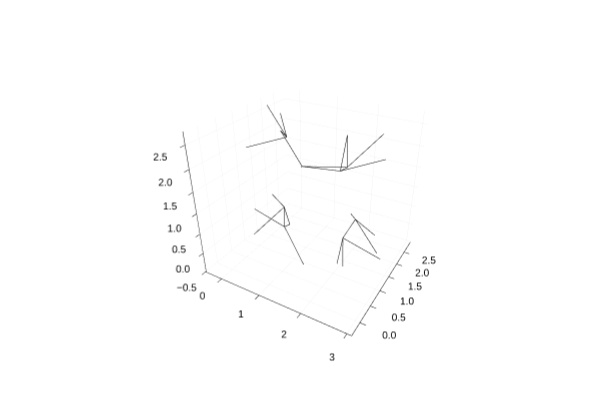

This figure's notebook cell:
### Markdown cell above
Let's visualize the network again.

### Code cell
plot = NG.plot_spatial_network_2(spatial_network)

display(plot)

### Figure 1 — Plotly figure (JSON) as saved in the notebook; plotly's stock layout.template omitted (floating-point values rounded to 4 significant figures)
{"data": [{"colorbar": {"len": 0.9525, "title": "", "x": 0.9934, "y": 0.5139}, "legendgroup": "y1", "line": {"color": "rgba(0, 0, 0, 1.000)", "dash": "solid", "shape": "linear", "width": 1}, "mode": "lines", "name": "y1", "scene": "scene", "showlegend": false, "type": "scatter3d", "x": [2.008, 2.118], "xaxis": "x", "y": [2.041, 1.173], "yaxis": "y", "z": [0.3012, 0.3641], "zaxis": "z"}, {"colorbar": {"len": 0.9525, "title": "", "x": 0.9934, "y": 0.5139}, "legendgroup": "y2", "line": {"color": "rgba(0, 0, 0, 1.000)", "dash": "solid", "shape": "linear", "width": 1}, "mode": "lines", "name": "y2", "scene": "scene", "showlegend": false, "type": "scatter3d", "x": [2.008, 2.68], "xaxis": "x", "y": [2.041, 1.788], "yaxis": "y", "z": [0.3012, -0.2428], "zaxis": "z"}, {"colorbar": {"len": 0.9525, "title": "", "x": 0.9934, "y": 0.5139}, "legendgroup": "y3", "line": {"color": "rgba(0, 0, 0, 1.000)", "dash": "solid", "shape": "linear", "width": 1}, "mode": "lines", "name": "y3", "scene": "scene", "showlegend": false, "type": "scatter3d", "x": [2.008, 1.523], "xaxis": "x", "y": [2.041, 2.858], "yaxis": "y", "z": [0.3012, -0.1509], "zaxis": "z"}, {"colorbar": {"len": 0.9525, "title": "", "x": 0.9934, "y": 0.5139}, "legendgroup": "y4", "line": {"color": "rgba(0, 0, 0, 1.000)", "dash": "solid", "shape": "linear", "width": 1}, "mode": "lines", "name": "y4", "scene": "scene", "showlegend": false, "type": "scatter3d", "x": [2.008, 2.659], "xaxis": "x", "y": [2.041, 1.613], "yaxis": "y", "z": [0.3012, 0.3496], "zaxis": "z"}, {"colorbar": {"len": 0.9525, "title": "", "x": 0.9934, "y": 0.5139}, "legendgroup": "y5", "line": {"color": "rgba(0, 0, 0, 1.000)", "dash": "solid", "shape": "linear", "width": 1}, "mode": "lines", "name": "y5", "scene": "scene", "showlegend": false, "type": "scatter3d", "x": [2.118, 2.284], "xaxis": "x", "y": [1.173, 0.8721], "yaxis": "y", "z": [0.3641, -0.1216], "zaxis": "z"}, {"colorbar": {"len": 0.9525, "title": "", "x": 0.9934, "y": 0.5139}, "legendgroup": "y6", "line": {"color": "rgba(0, 0, 0, 1.000)", "dash": "solid", "shape": "linear", "width": 1}, "mode": "lines", "name": "y6", "scene": "scene", "showlegend": false, "type": "scatter3d", "x": [2.118, 2.998], "xaxis": "x", "y": [1.173, 1.103], "yaxis": "y", "z": [0.3641, 0.2001], "zaxis": "z"}, {"colorbar": {"len": 0.9525, "title": "", "x": 0.9934, "y": 0.5139}, "legendgroup": "y7", "line": {"color": "rgba(0, 0, 0, 1.000)", "dash": "solid", "shape": "linear", "width": 1}, "mode": "lines", "name": "y7", "scene": "scene", "showlegend": false, "type": "scatter3d", "x": [2.118, 1.974], "xaxis": "x", "y": [1.173, 1.231], "yaxis": "y", "z": [0.3641, -0.4307], "zaxis": "z"}, {"colorbar": {"len": 0.9525, "title": "", "x": 0.9934, "y": 0.5139}, "legendgroup": "y8", "line": {"color": "rgba(0, 0, 0, 1.000)", "dash": "solid", "shape": "linear", "width": 1}, "mode": "lines", "name": "y8", "scene": "scene", "showlegend": false, "type": "scatter3d", "x": [0.3705, -0.301], "xaxis": "x", "y": [1.788, 2.041], "yaxis": "y", "z": [2.067, 2.611], "zaxis": "z"}, {"colorbar": {"len": 0.9525, "title": "", "x": 0.9934, "y": 0.5139}, "legendgroup": "y9", "line": {"color": "rgba(0, 0, 0, 1.000)", "dash": "solid", "shape": "linear", "width": 1}, "mode": "lines", "name": "y9", "scene": "scene", "showlegend": false, "type": "scatter3d", "x": [0.3705, 0.3497], "xaxis": "x", "y": [1.788, 1.613], "yaxis": "y", "z": [2.067, 2.659], "zaxis": "z"}, {"colorbar": {"len": 0.9525, "title": "", "x": 0.9934, "y": 0.5139}, "legendgroup": "y10", "line": {"color": "rgba(0, 0, 0, 1.000)", "dash": "solid", "shape": "linear", "width": 1}, "mode": "lines", "name": "y10", "scene": "scene", "showlegend": false, "type": "scatter3d", "x": [0.3705, 0.6881], "xaxis": "x", "y": [1.788, 1.103], "yaxis": "y", "z": [2.067, 2.51], "zaxis": "z"}, {"colorbar": {"len": 0.9525, "title": "", "x": 0.9934, "y": 0.5139}, "legendgroup": "y11", "line": {"color": "rgba(0, 0, 0, 1.000)", "dash": "solid", "shape": "linear", "width": 1}, "mode": "lines", "name": "y11", "scene": "scene", "showlegend": false, "type": "scatter3d", "x": [0.3705, -0.3356], "xaxis": "x", "y": [1.788, 1.231], "yaxis": "y", "z": [2.067, 1.879], "zaxis": "z"}, {"colorbar": {"len": 0.9525, "title": "", "x": 0.9934, "y": 0.5139}, "legendgroup": "y12", "line": {"color": "rgba(0, 0, 0, 1.000)", "dash": "solid", "shape": "linear", "width": 1}, "mode": "lines", "name": "y12", "scene": "scene", "showlegend": false, "type": "scatter3d", "x": [1.523, 2.284], "xaxis": "x", "y": [0.5481, 0.8721], "yaxis": "y", "z": [2.158, 2.188], "zaxis": "z"}, {"colorbar": {"len": 0.9525, "title": "", "x": 0.9934, "y": 0.5139}, "legendgroup": "y13", "line": {"color": "rgba(0, 0, 0, 1.000)", "dash": "solid", "shape": "linear", "width": 1}, "mode": "lines", "name": "y13", "scene": "scene", "showlegend": false, "type": "scatter3d", "x": [1.523, 1.974], "xaxis": "x", "y": [0.5481, 1.231], "yaxis": "y", "z": [2.158, 1.879], "zaxis": "z"}, {"colorbar": {"len": 0.9525, "title": "", "x": 0.9934, "y": 0.5139}, "legendgroup": "y14", "line": {"color": "rgba(0, 0, 0, 1.000)", "dash": "solid", "shape": "linear", "width": 1}, "mode": "lines", "name": "y14", "scene": "scene", "showlegend": false, "type": "scatter3d", "x": [1.523, 2.008], "xaxis": "x", "y": [0.5481, -0.2686], "yaxis": "y", "z": [2.158, 2.611], "zaxis": "z"}, {"colorbar": {"len": 0.9525, "title": "", "x": 0.9934, "y": 0.5139}, "legendgroup": "y15", "line": {"color": "rgba(0, 0, 0, 1.000)", "dash": "solid", "shape": "linear", "width": 1}, "mode": "lines", "name": "y15", "scene": "scene", "showlegend": false, "type": "scatter3d", "x": [1.523, 0.6881], "xaxis": "x", "y": [0.5481, 1.103], "yaxis": "y", "z": [2.158, 2.51], "zaxis": "z"}, {"colorbar": {"len": 0.9525, "title": "", "x": 0.9934, "y": 0.5139}, "legendgroup": "y16", "line": {"color": "rgba(0, 0, 0, 1.000)", "dash": "solid", "shape": "linear", "width": 1}, "mode": "lines", "name": "y16", "scene": "scene", "showlegend": false, "type": "scatter3d", "x": [0.3497, 0.6881], "xaxis": "x", "y": [1.613, 1.103], "yaxis": "y", "z": [0.3496, 0.2001], "zaxis": "z"}, {"colorbar": {"len": 0.9525, "title": "", "x": 0.9934, "y": 0.5139}, "legendgroup": "y17", "line": {"color": "rgba(0, 0, 0, 1.000)", "dash": "solid", "shape": "linear", "width": 1}, "mode": "lines", "name": "y17", "scene": "scene", "showlegend": false, "type": "scatter3d", "x": [0.3497, -0.301], "xaxis": "x", "y": [1.613, 2.041], "yaxis": "y", "z": [0.3496, 0.3012], "zaxis": "z"}, {"colorbar": {"len": 0.9525, "title": "", "x": 0.9934, "y": 0.5139}, "legendgroup": "y18", "line": {"color": "rgba(0, 0, 0, 1.000)", "dash": "solid", "shape": "linear", "width": 1}, "mode": "lines", "name": "y18", "scene": "scene", "showlegend": false, "type": "scatter3d", "x": [0.3497, 0.3705], "xaxis": "x", "y": [1.613, 1.788], "yaxis": "y", "z": [0.3496, -0.2428], "zaxis": "z"}, {"colorbar": {"len": 0.9525, "title": "", "x": 0.9934, "y": 0.5139}, "legendgroup": "y19", "line": {"color": "rgba(0, 0, 0, 1.000)", "dash": "solid", "shape": "linear", "width": 1}, "mode": "lines", "name": "y19", "scene": "scene", "showlegend": false, "type": "scatter3d", "x": [0.3497, -0.02496], "xaxis": "x", "y": [1.613, 0.8721], "yaxis": "y", "z": [0.3496, -0.1216], "zaxis": "z"}, {"colorbar": {"len": 0.9525, "title": "", "x": 0.9934, "y": 0.5139}, "legendgroup": "y20", "line": {"color": "rgba(0, 0, 0, 1.000)", "dash": "solid", "shape": "linear", "width": 1}, "mode": "lines", "name": "y20", "scene": "scene", "showlegend": false, "type": "scatter3d", "x": [2.284, 1.974], "xaxis": "x", "y": [0.8721, 1.231], "yaxis": "y", "z": [2.188, 1.879], "zaxis": "z"}, {"colorbar": {"len": 0.9525, "title": "", "x": 0.9934, "y": 0.5139}, "legendgroup": "y21", "line": {"color": "rgba(0, 0, 0, 1.000)", "dash": "solid", "shape": "linear", "width": 1}, "mode": "lines", "name": "y21", "scene": "scene", "showlegend": false, "type": "scatter3d", "x": [2.284, 2.118], "xaxis": "x", "y": [0.8721, 1.173], "yaxis": "y", "z": [2.188, 2.673], "zaxis": "z"}, {"colorbar": {"len": 0.9525, "title": "", "x": 0.9934, "y": 0.5139}, "legendgroup": "y22", "line": {"color": "rgba(0, 0, 0, 1.000)", "dash": "solid", "shape": "linear", "width": 1}, "mode": "lines", "name": "y22", "scene": "scene", "showlegend": false, "type": "scatter3d", "x": [2.284, 2.659], "xaxis": "x", "y": [0.8721, 1.613], "yaxis": "y", "z": [2.188, 2.659], "zaxis": "z"}, {"colorbar": {"len": 0.9525, "title": "", "x": 0.9934, "y": 0.5139}, "legendgroup": "y23", "line": {"color": "rgba(0, 0, 0, 1.000)", "dash": "solid", "shape": "linear", "width": 1}, "mode": "lines", "name": "y23", "scene": "scene", "showlegend": false, "type": "scatter3d", "x": [0.6881, -0.1911], "xaxis": "x", "y": [1.103, 1.173], "yaxis": "y", "z": [0.2001, 0.3641], "zaxis": "z"}, {"colorbar": {"len": 0.9525, "title": "", "x": 0.9934, "y": 0.5139}, "legendgroup": "y24", "line": {"color": "rgba(0, 0, 0, 1.000)", "dash": "solid", "shape": "linear", "width": 1}, "mode": "lines", "name": "y24", "scene": "scene", "showlegend": false, "type": "scatter3d", "x": [0.6881, 0.3705], "xaxis": "x", "y": [1.103, 1.788], "yaxis": "y", "z": [0.2001, -0.2428], "zaxis": "z"}, {"colorbar": {"len": 0.9525, "title": "", "x": 0.9934, "y": 0.5139}, "legendgroup": "y25", "line": {"color": "rgba(0, 0, 0, 1.000)", "dash": "solid", "shape": "linear", "width": 1}, "mode": "lines", "name": "y25", "scene": "scene", "showlegend": false, "type": "scatter3d", "x": [0.6881, 1.523], "xaxis": "x", "y": [1.103, 0.5481], "yaxis": "y", "z": [0.2001, -0.1509], "zaxis": "z"}, {"colorbar": {"len": 0.9525, "title": "", "x": 0.9934, "y": 0.5139}, "legendgroup": "y26", "line": {"color": "rgba(0, 0, 0, 1.000)", "dash": "solid", "shape": "linear", "width": 1}, "mode": "lines", "name": "y26", "scene": "scene", "showlegend": false, "type": "scatter3d", "x": [1.974, 2.118], "xaxis": "x", "y": [1.231, 1.173], "yaxis": "y", "z": [1.879, 2.673], "zaxis": "z"}, {"colorbar": {"len": 0.9525, "title": "", "x": 0.9934, "y": 0.5139}, "legendgroup": "y27", "line": {"color": "rgba(0, 0, 0, 1.000)", "dash": "solid", "shape": "linear", "width": 1}, "mode": "lines", "name": "y27", "scene": "scene", "showlegend": false, "type": "scatter3d", "x": [1.974, 2.68], "xaxis": "x", "y": [1.231, 1.788], "yaxis": "y", "z": [1.879, 2.067], "zaxis": "z"}], "layout": {"annotations": [], "height": 400, "legend": {"bgcolor": "rgba(255, 255, 255, 1.000)", "bordercolor": "rgba(0, 0, 0, 1.000)", "borderwidth": 1, "font": {"color": "rgba(0, 0, 0, 1.000)", "family": "sans-serif", "size": 11}, "title": {"font": {"color": "rgba(0, 0, 0, 1.000)", "family": "sans-serif", "size": 15}, "text": ""}, "tracegroupgap": 0, "traceorder": "normal", "x": 1, "xanchor": "auto", "y": 1, "yanchor": "auto"}, "margin": {"b": 20, "l": 0, "r": 0, "t": 20}, "paper_bgcolor": "rgba(255, 255, 255, 1.000)", "plot_bgcolor": "rgba(255, 255, 255, 1.000)", "scene": {"camera": {"eye": {"x": 1.126, "y": -1.95, "z": 1.3}, "projection": "orthographic"}, "domain": {"x": [0.05101, 0.9934], "y": [0.03762, 0.9902]}, "xaxis": {"gridcolor": "rgba(0, 0, 0, 0.100)", "gridwidth": 0.5, "linecolor": "rgba(0, 0, 0, 1.000)", "mirror": false, "range": [-0.4356, 3.098], "showgrid": true, "showline": true, "showticklabels": true, "tickangle": 0, "tickcolor": "rgb(0, 0, 0)", "tickfont": {"color": "rgba(0, 0, 0, 1.000)", "family": "sans-serif", "size": 11}, "tickmode": "array", "ticks": "inside", "ticktext": ["0", "1", "2", "3"], "tickvals": [0, 1, 2, 3], "title": "", "titlefont": {"color": "rgba(0, 0, 0, 1.000)", "family": "sans-serif", "size": 15}, "type": "-", "visible": true, "zeroline": false, "zerolinecolor": "rgba(0, 0, 0, 1.000)"}, "yaxis": {"gridcolor": "rgba(0, 0, 0, 0.100)", "gridwidth": 0.5, "linecolor": "rgba(0, 0, 0, 1.000)", "mirror": false, "range": [-0.3624, 2.951], "showgrid": true, "showline": true, "showticklabels": true, "tickangle": 0, "tickcolor": "rgb(0, 0, 0)", "tickfont": {"color": "rgba(0, 0, 0, 1.000)", "family": "sans-serif", "size": 11}, "tickmode": "array", "ticks": "inside", "ticktext": ["0.0", "0.5", "1.0", "1.5", "2.0", "2.5"], "tickvals": [0, 0.5, 1, 1.5, 2, 2.5], "title": "", "titlefont": {"color": "rgba(0, 0, 0, 1.000)", "family": "sans-serif", "size": 15}, "type": "-", "visible": true, "zeroline": false, "zerolinecolor": "rgba(0, 0, 0, 1.000)"}, "zaxis": {"gridcolor": "rgba(0, 0, 0, 0.100)", "gridwidth": 0.5, "linecolor": "rgba(0, 0, 0, 1.000)", "mirror": false, "range": [-0.5238, 2.767], "showgrid": true, "showline": true, "showticklabels": true, "tickangle": 0, "tickcolor": "rgb(0, 0, 0)", "tickfont": {"color": "rgba(0, 0, 0, 1.000)", "family": "sans-serif", "size": 11}, "tickmode": "array", "ticks": "inside", "ticktext": ["−0.5", "0.0", "0.5", "1.0", "1.5", "2.0", "2.5"], "tickvals": [-0.5, 0, 0.5, 1, 1.5, 2, 2.5], "title": "", "titlefont": {"color": "rgba(0, 0, 0, 1.000)", "family": "sans-serif", "size": 15}, "type": "-", "visible": true, "zeroline": false, "zerolinecolor": "rgba(0, 0, 0, 1.000)"}}, "showlegend": true, "width": 600}}
